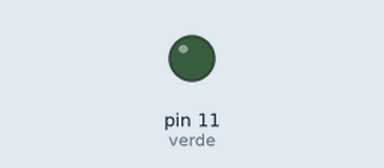
Recording of a sketch running on a simulated Arduino Uno, built with avr-gcc and run on an emulated ATmega328P. Parts: output pins drawn as LEDs (lit = HIGH).

Above: at 0.05 s.
At 2.15 s:
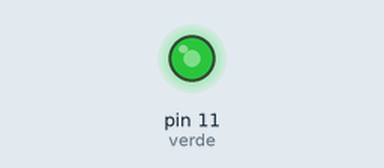
At 4.25 s:
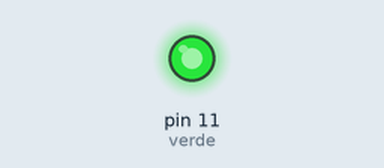
At 8.5 s:
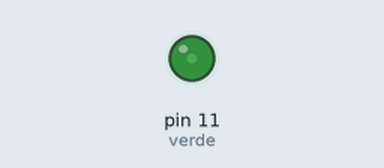
Timing chart, 0 to 11.7 s (numbered marks = the images above):
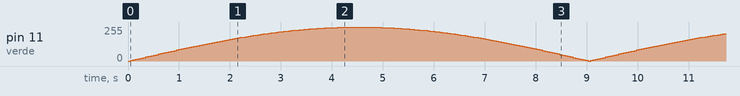

The sketch:

led-fade-in-fade-out.ino
```cpp
int verde = 11;
float sinVal;
int ledVal;

void setup() {
pinMode(verde, OUTPUT);
}

void loop() {
  for(int x = 0; x < 180; x++){
    sinVal = (sin(x*(3.1416/180)));
    ledVal = int(sinVal*255);
    analogWrite(verde, ledVal);
    delay(50);
  }

}
```
